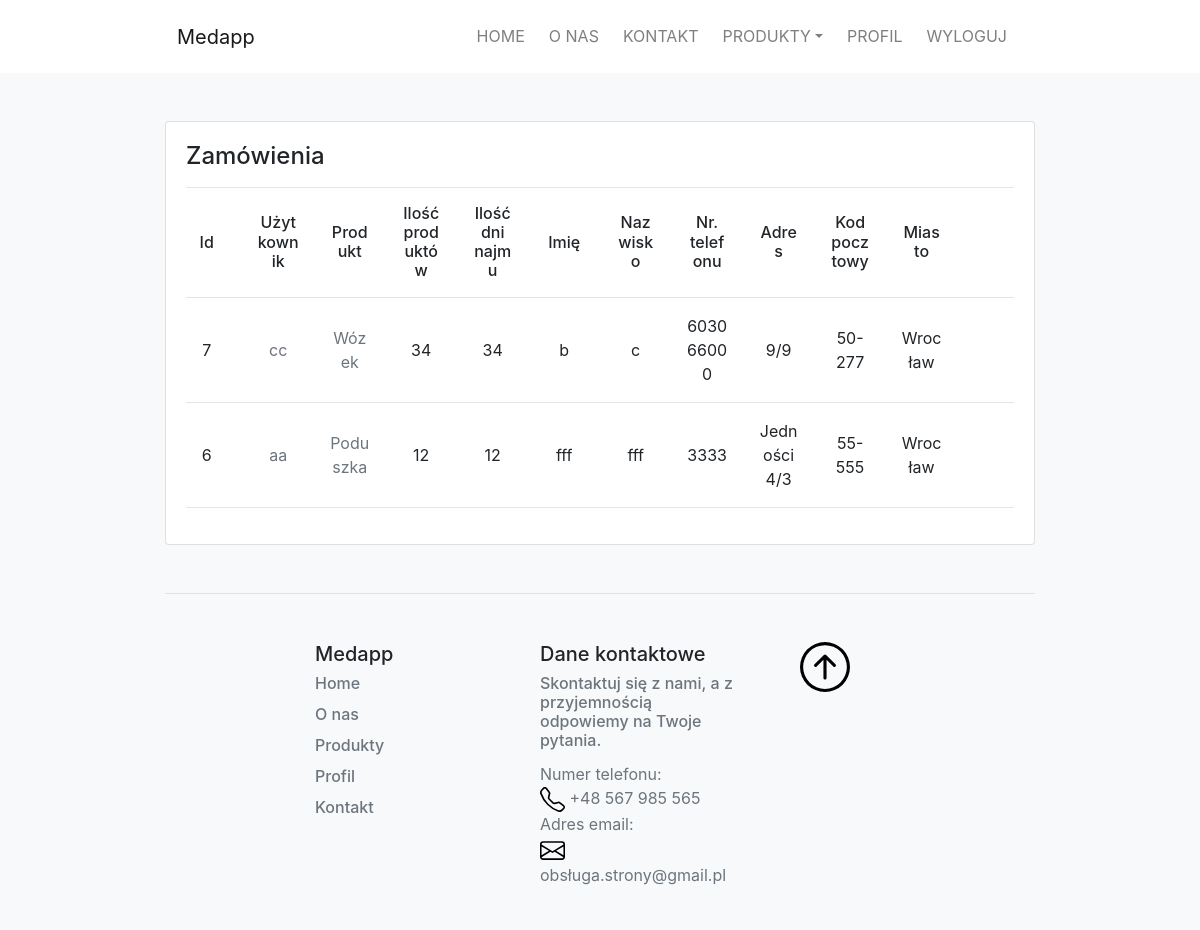
/orders/ (signed in), run on an earlier commit of the app's database.
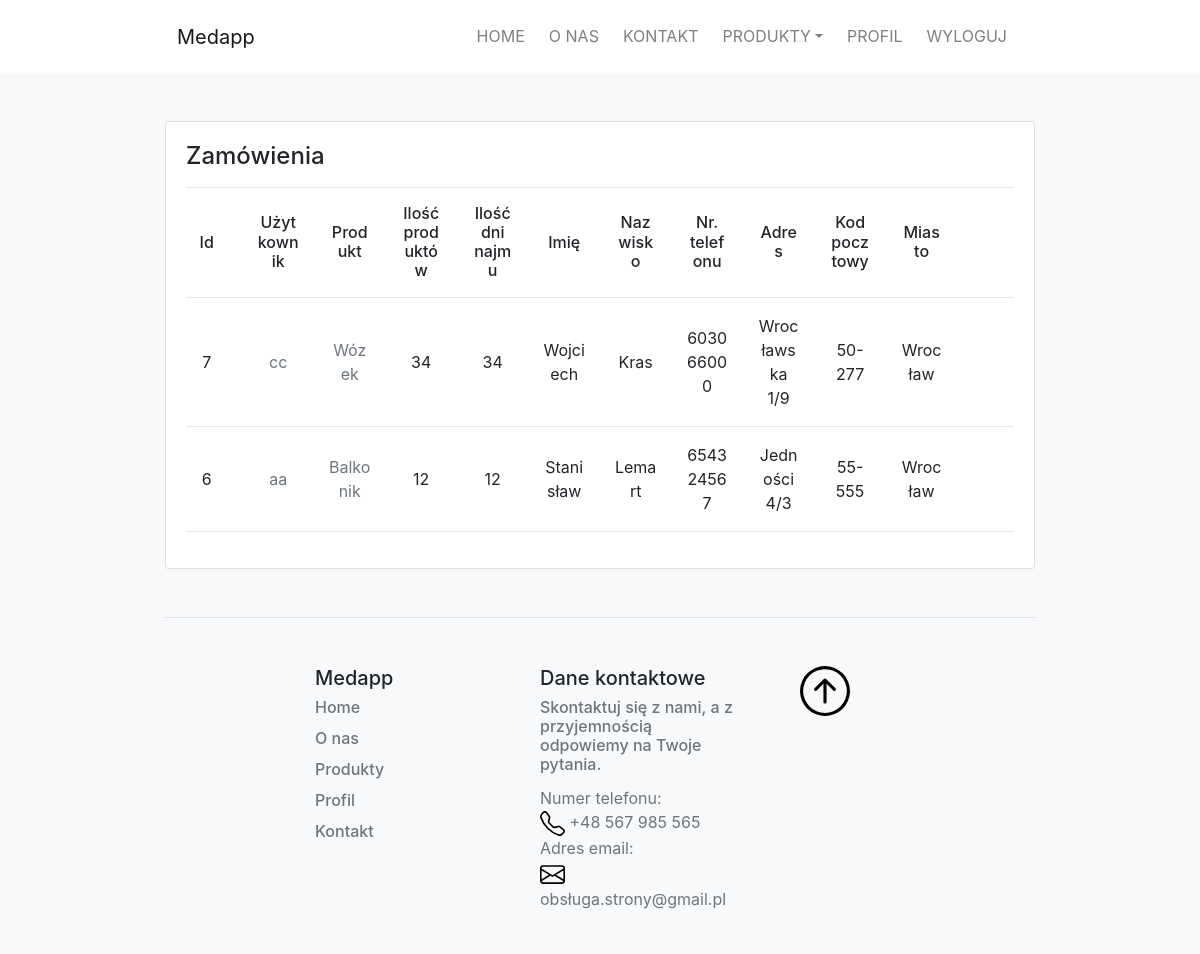
And on a later commit of the database.
### medapp/models.py (models this page shows, shortened)
class Order(models.Model):
    product = models.ForeignKey(Product, on_delete=DO_NOTHING)
    user = models.ForeignKey(User,on_delete=models.CASCADE)
    quantity = models.DecimalField(max_digits=10, decimal_places=0)
    days = models.DecimalField(max_digits=10, decimal_places=0)
    name1 = models.CharField(max_length=200,default="")
    name2 = models.CharField(max_length=200,default="")
    phone_number =  models.CharField(max_length=15, blank=True)
    home_number = models.CharField(max_length=200, default="")
    apartment = models.CharField(max_length=200,blank=True)
    postcode = models.CharField(max_length=6,default="")
    city_name = models.CharField(max_length=200, default="")
    class Meta:
        verbose_name = 'order'

class Product(models.Model):
    category = models.ForeignKey(Category, related_name='products', on_delete=models.CASCADE, verbose_name="Kategoria produktu")
    author = models.ForeignKey(User,on_delete=models.CASCADE)
    name = models.CharField(max_length=200,db_index=True, verbose_name="Nazwa produktu")
    image = models.ImageField(upload_to='products/%Y/%m/%d', blank = True, verbose_name="Zdjęcie produktu")
    description = models.TextField(blank=True, verbose_name="Opis produktu")
    price = models.DecimalField(max_digits=10, decimal_places=2,verbose_name="Cena za dzień")
    available = models.BooleanField(default=True, verbose_name="Dostępność")
    created = models.DateField(auto_now_add=True)
    city = models.CharField(max_length=200, default="",verbose_name="Miasto")
    quantity = models.DecimalField(max_digits=10, decimal_places=0, default=1,verbose_name="Ilość")
    def __str__(self):
        return self.name
    def get_absolute_url(self):
        return reverse('medapp:product-detail', kwargs={'pk':self.pk})
    class Meta:
        ordering = ('name',)

### medapp/views.py (the view)
# urls.py: path('orders/', medapp_views.order_list, name='orders'),
@login_required
def order_list(request):
    orders = Order.objects.filter(product__author = request.user.id)
    return render(request, 'medapp/orders.html',{'orders':orders})

### medapp/models.py (called while the page is built)
    def get_absolute_url(self):
        return reverse('medapp:product_list_by_category', args=[self.slug])

    def get_absolute_url(self):
        return reverse('medapp:profile-detail', kwargs={'pk':self.pk})

### medapp/views.py (called while the page is built)
def categories(request):
    categories = Category.objects.all()
    return {'categories': categories}

### medapp/templates/medapp/orders.html (shortened to what this page needs)
{% extends "medapp/base.html" %}
{% block content %}
<div class="container-fluid pt-5">
    <div class="card  mb-3 rounded ">
        <div class="card-body">
            <div class="row">
                <div class="col">
                  <h4 class="mb-0">Zamówienia</h6>
                </div>
            </div>
            <hr>
            <div class="row text-center d-flex align-items-center">
                <div class="col-sm-1">
                    <h6 class="mb-0">Id</h6>
                </div>
                <div class="col-sm-1">
                    <h6 class="mb-0">Użytkownik</h6>
                </div>
                <div class="col-sm-1">
                    <h6 class="mb-0">Produkt</h6>
                </div>
                <div class="col-sm-1">
                    <h6 class="mb-0">Ilość produktów</h6>
                </div>
                <div class="col-sm-1">
                    <h6 class="mb-0">Ilość dni najmu</h6>
                </div>
                <div class="col-sm-1">
                    <h6 class="mb-0">Imię</h6>
                </div>
                <div class="col-sm-1">
                    <h6 class="mb-0">Nazwisko</h6>
                </div>
                <div class="col-sm-1">
                    <h6 class="mb-0">Nr. telefonu</h6>
                </div>
                <div class="col-sm-1">
                    <h6 class="mb-0">Adres</h6>
                </div>
                <div class="col-sm-1">
                    <h6 class="mb-0">Kod pocztowy</h6>
                </div>
                <div class="col-sm-1">
                    <h6 class="mb-0">Miasto</h6>
                </div>
            </div>
            <hr>
            {% for order in orders %}
            <div class="row text-center d-flex align-items-center">
                <div class="col-sm-1">
                    <p class="mb-0">{{ order.id }}</p>
                </div>
                <div class="col-sm-1">
                    <p class="mb-0"><a class="text-muted" href="{{ order.user.profile.get_absolute_url }}">
                        {{ order.user }}
                      </a></p>
                </div>
                <div class="col-sm-1">
                    <p class="mb-0"> <a class="text-muted" href="{{ order.product.get_absolute_url }}">
                        {{ order.product }}
                    </a></p>
                </div>
                <div class="col-sm-1">
                    <p class="mb-0">{{ order.quantity }}</p>
                </div>
                <div class="col-sm-1">
                    <p class="mb-0">{{ order.days }}</p>
                </div>
                <div class="col-sm-1">
                    <p class="mb-0">{{ order.name1 }}</p>
                </div>
                <div class="col-sm-1">
                    <p class="mb-0">{{ order.name2 }}</p>
                </div>
                <div class="col-sm-1">
                    <p class="mb-0">{{ order.phone_number }}</p>
                </div>
                <div class="col-sm-1">
                    <p class="mb-0">{{ order.home_number }}/{{ order.apartment }}</p>
                </div>
                <div class="col-sm-1">
                    <p class="mb-0">{{ order.postcode }}</p>
                </div>
                <div class="col-sm-1">
                    <p class="mb-0">{{ order.city_name }}</p>
                </div>
            </div>
            <hr>
            {% endfor %}
          </div>
        </div>
    </div>
{% endblock %}

What changed in the data, as far as the page shows it:
changed Order "cc": name1 "b" → "Wojciech"; name2 "c" → "Kras"; home_number "9" → "Wrocławska 1"
changed Order "Jedności 4": product "Poduszka" → "Balkonik"; name1 "fff" → "Stanisław"; name2 "fff" → "Lemart"; phone_number "3333" → "654324567"
